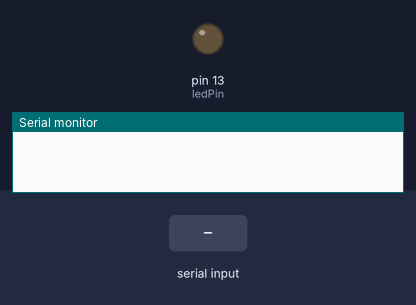
Simulated run of this sketch. Board: Arduino Uno, built with avr-gcc and run on an emulated ATmega328P. Shown: output pins drawn as LEDs (lit = HIGH), the last lines printed to the serial monitor. The test bench sets the inputs (shaded band).

Above: at 1.2 s.
1.3 s: "1" received over Serial
At 2.5 s:
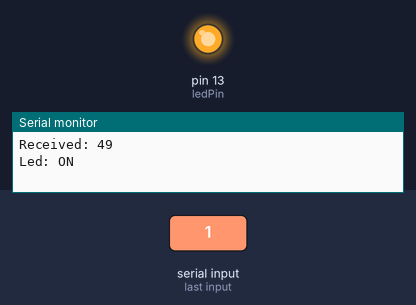
2.8 s: "0" received over Serial
At 3.8 s:
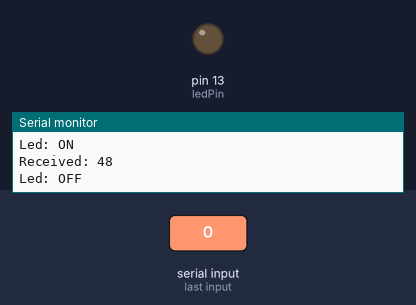
Timing chart, 0 to 5.8 s (numbered marks = the images above; inputs shaded):
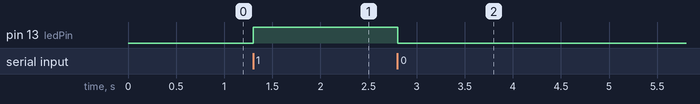

Measured:
- after the input at 1.3 s, pin 13 (ledPin): LOW → HIGH at once
- after the input at 2.8 s, pin 13 (ledPin): HIGH → LOW at once

The sketch:

Serial-Led.ino
```cpp
/*#################################################################################
 * This project was produced by Halina
 *
 *  github: https://github.com/halina20011/Arduino-Serial-Communication
 *  YouTube: https://www.youtube.com/watch?v=QE2UWFv8szw&t
 *
###################################################################################*/
int ledPin = 13;
int incomingByte = 2;
String command = "";

void setup(){
  Serial.begin(9600);
  pinMode(ledPin, OUTPUT);
}
void loop(){
  if (Serial.available() > 0) {
    incomingByte = Serial.read(); //Read Serial port

    Serial.print("Received: ");
    Serial.println(incomingByte);
    if (incomingByte == '1'){ //If the serial port send 1, the LED will turn ON.
      Serial.println("Led: ON");
      digitalWrite(ledPin, HIGH); //Turn ON Led
    }
    if (incomingByte == '0'){ //If the serial port send 0, the LED will turn OFF.
      Serial.println("Led: OFF");
      digitalWrite(ledPin, LOW); //Turn OFF Led
    }
  }
}
```
